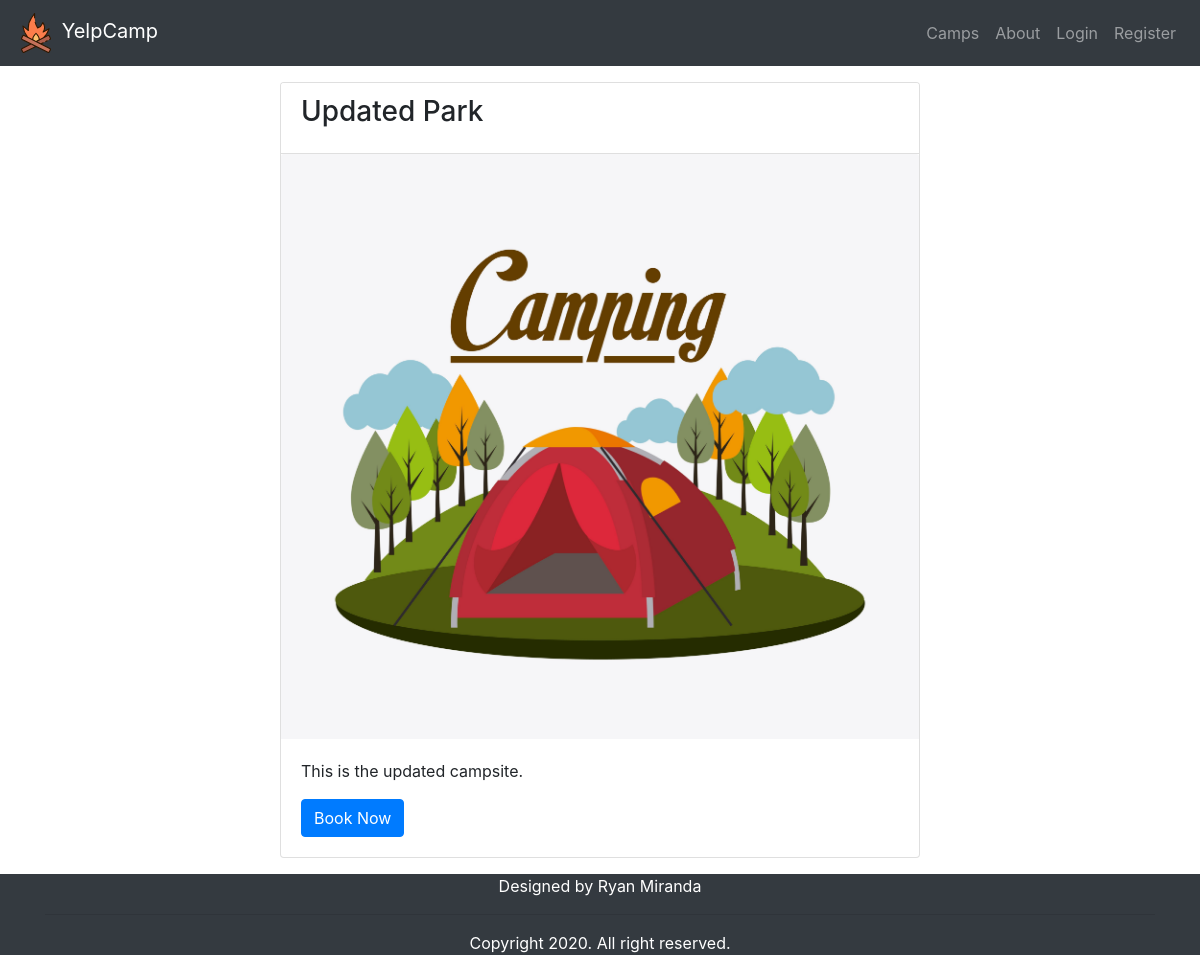
/camps/2/, run on the app's committed database.
### camps/models.py (models this page shows, shortened)
class Camp(models.Model):
    name = models.CharField(max_length=100, null=False, blank=False)
    content = models.TextField(max_length=200, null=False, blank=False)
    image = models.ImageField(upload_to='camps', null=True, blank=True)
    posted_date = models.DateTimeField(auto_now_add=True)
    edited_date = models.DateTimeField(auto_now=True)
    user = models.ForeignKey(User, on_delete=models.CASCADE)

### camps/views.py (the view)
# urls.py: path('<int:pk>/', views.showCamp, name='camp'),
def showCamp(request, pk):
    camp = get_object_or_404(Camp, pk=pk)
    if camp:
        return render(request, 'camps/camp.html', {'camp': camp})

### camps/templates/camps/camp.html (shortened to what this page needs)
{% extends 'users/base.html' %}
{% block content %}
    <div class="container d-flex justify-content-center">
        <div class="row">
            <div class="col-md-9">
                <div class="card" style="width: 40rem;">
                    <div class="card-header" style="background-color: #fff;">
                        <div class="card-title">
                            <h3>{{ camp.name }}</h3>
                        </div>
                    </div>
                    <img class="card-img-top" src="{{ camp.image.url }}" alt="Card image cap">
                    <div class="card-body">
                      <p class="card-text">{{ camp.content }}</p>
                      <a href="#" class="btn btn-primary">Book Now</a>
                    </div>
                </div>
            </div>
        </div>
    </div>
{% endblock %}

### static/css/styles.css (style rules this page uses)
body { margin: 0; padding: 0; }

### data on the page
Camp: name "Updated Park", image (picture), content "This is the updated campsite."
